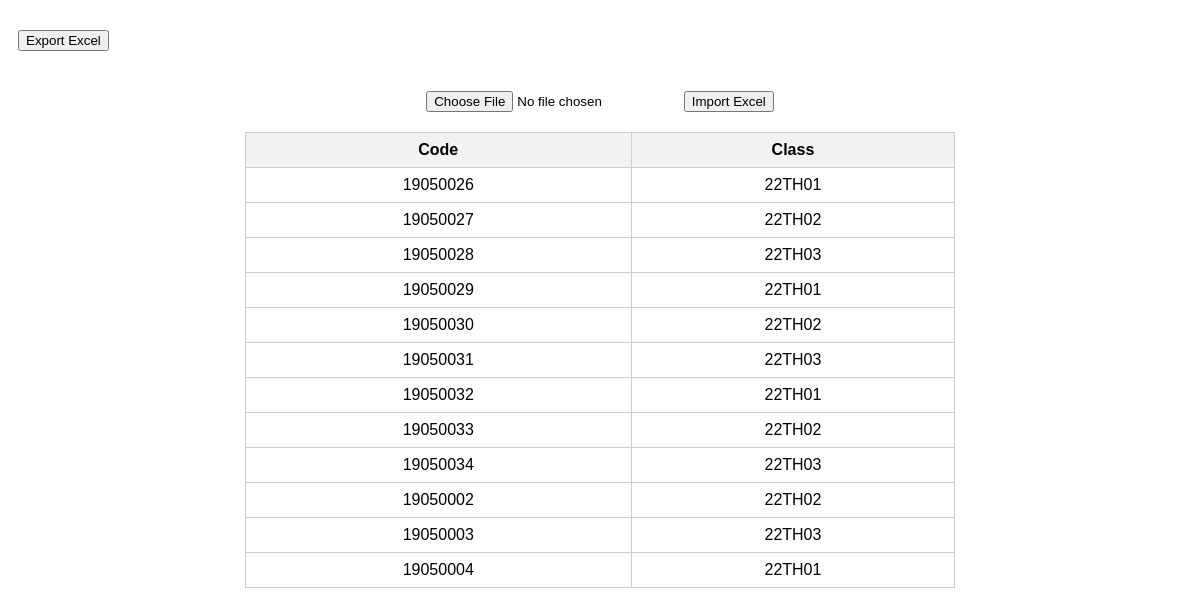
The page /student/ on the database its author committed.
### attendance/models.py (models this page shows, shortened)
class Student(models.Model):
    code = models.CharField(max_length=8, unique=True, blank=False, null=False)
    class_name = models.ForeignKey(Class, on_delete=models.CASCADE)

class Class(models.Model):
    class_name = models.CharField(max_length=6, unique=True, blank=False, null=False)

### attendance/views.py (the view, shortened to what this page needs)
# urls.py: path("student/", student_list, name="student_list"),
def student_list(request):
    students = Student.objects.all()
    if request.GET.get("export") == "1":
        student_resource = StudentResource()
        dataset = student_resource.export()
        response = HttpResponse(dataset.xlsx, content_type="application/vnd.openxmlformats-officedocument.spreadsheetml.sheet")
        response["Content-Disposition"] = 'attachment; filename="students.xlsx"'
        return response
    return render(request, "attendance/student.html", {"students": students})

### templates/attendance/student.html (shortened to what this page needs)
<!DOCTYPE html>
<html>
<head>
</head>
<body>
    <form method="get" style="display:inline-block; margin-left:10px;">
        <button type="submit">Export Excel</button>
    </form>
    <form method="post" enctype="multipart/form-data">
        <input type="file" name="file" accept=".xls,.xlsx,.csv" required>
        <button type="submit">Import Excel</button>
    </form>
    <table>
        <tr>
            <th>Code</th>
            <th>Class</th>
        </tr>
        {% for student in students %}
        <tr>
            <td>{{ student.code }}</td>
            <td>{{ student.class_name.class_name }}</td>
        </tr>
        {% empty %}
        <tr>
            <td colspan="2">No students available.</td>
        </tr>
        {% endfor %}
    </table>
</body>
</html>

### templates/attendance/student.html (style rules this page uses)
body { font-family: Arial, sans-serif; }
table { border-collapse: collapse; width: 60%; margin: 20px auto; }
th, td { border: 1px solid #ccc; padding: 8px; text-align: center; }
th { background: #f2f2f2; }
form { text-align: center; margin: 20px; }

### rows shown on the page
Student: code "19050026", class_name.class_name "22TH01"
Student: code "19050027", class_name.class_name "22TH02"
Student: code "19050028", class_name.class_name "22TH03"
Student: code "19050029", class_name.class_name "22TH01"
Student: code "19050030", class_name.class_name "22TH02"
Student: code "19050031", class_name.class_name "22TH03"
Student: code "19050032", class_name.class_name "22TH01"
Student: code "19050033", class_name.class_name "22TH02"
Student: code "19050034", class_name.class_name "22TH03"
Student: code "19050002", class_name.class_name "22TH02"
Student: code "19050003", class_name.class_name "22TH03"
Student: code "19050004", class_name.class_name "22TH01"
